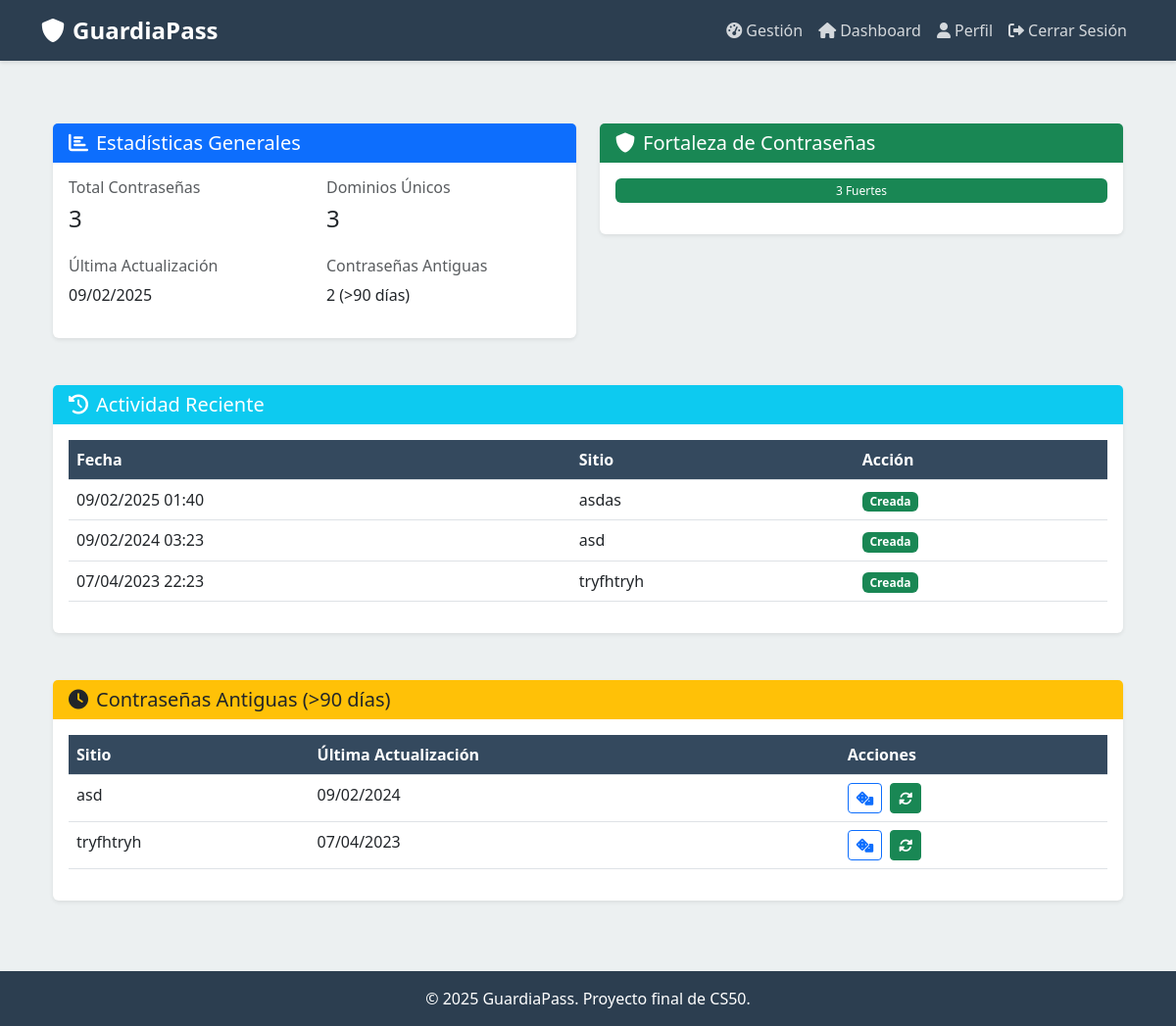
The app's page /profile (signed in), older data.
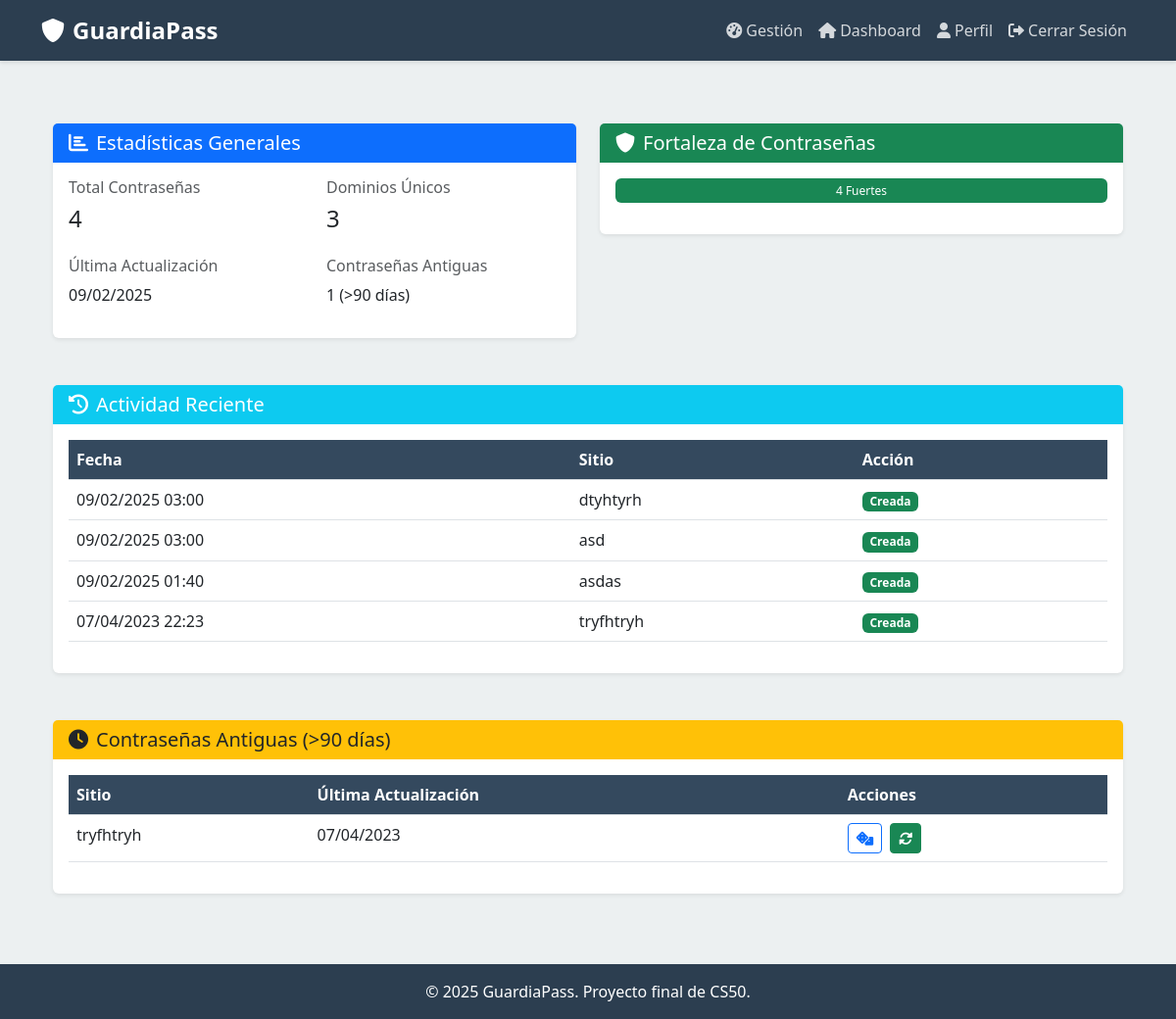
The same page, newer data.
### models/password.py (models this page shows, shortened)
class Password(db.Model):
    id = db.Column(db.Integer, primary_key=True)
    user_id = db.Column(db.Integer, db.ForeignKey('user.id'), nullable=False)
    name = db.Column(db.String(100), nullable=False)
    url = db.Column(db.String(200))
    username = db.Column(db.String(100), nullable=False)
    encrypted_password = db.Column(db.String(500), nullable=False)
    comments = db.Column(db.Text)
    created_at = db.Column(db.DateTime, default=datetime.utcnow)
    @staticmethod
    def get_all_for_user(user_id):
        return Password.query.filter_by(user_id=user_id).order_by(Password.created_at.desc()).all()
    def to_dict(self, include_password=False, master_key=None):
        data = {
            'id': self.id,
            'user_id': self.user_id,
            'name': self.name,
            'url': self.url,
            'username': self.username,
            'comments': self.comments,
            'created_at': self.created_at
        }
        if include_password and master_key:
            try:
                decryptor = PasswordEncryptor(master_key.encode())
                data['password'] = decryptor.decrypt(self.encrypted_password)
            except Exception:
                data['password'] = None
        return data

### routes/main.py (the view)
@main.route('/profile')
@login_required
def profile():
    passwords = Password.get_all_for_user(current_user.id)
    last_update = passwords[0].created_at if passwords else None
    unique_domains = len(set(urlparse(p.url).netloc for p in passwords if p.url))
    old_passwords = sum(1 for p in passwords if (datetime.utcnow() - p.created_at).days > 90)
    recent_activities = [
        {'date': p.created_at, 'site': p.name, 'action': 'Creada'}
        for p in sorted(passwords, key=lambda x: x.created_at, reverse=True)[:5]
    ]
    password_generator = PasswordGenerator()
    weak_count = medium_count = strong_count = 0
    for pwd in passwords:
        pwd_data = pwd.to_dict(include_password=True, master_key=session.get('master_key'))
        if not pwd_data.get('password'):
            continue
        is_valid, _ = password_generator.validate_password(pwd_data['password'])
        strength = len(pwd_data['password']) + sum(1 for c in pwd_data['password'] if c.isupper()) + \
                  sum(1 for c in pwd_data['password'] if c.isdigit()) + \
                  sum(1 for c in pwd_data['password'] if not c.isalnum())
        if strength < 10:
            weak_count += 1
        elif strength < 15:
            medium_count += 1
        else:
            strong_count += 1
    total = len(passwords)
    if total > 0:
        weak_percent = (weak_count / total) * 100
        medium_percent = (medium_count / total) * 100
        strong_percent = (strong_count / total) * 100
    else:
        weak_percent = medium_percent = strong_percent = 0
    return render_template('profile.html',
                         passwords=passwords,
                         last_update=last_update,
                         unique_domains=unique_domains,
                         old_passwords=old_passwords,
                         recent_activities=recent_activities,
                         weak_count=weak_count,
                         medium_count=medium_count,
                         strong_count=strong_count,
                         weak_percent=weak_percent,
                         medium_percent=medium_percent,
                         strong_percent=strong_percent)

### models/user.py (called while the page is built)
    @staticmethod
    def get(user_id):
        return User.query.get(int(user_id))

### routes/main.py (called while the page is built)
@main.context_processor
def utility_processor():
    return dict(
        now=lambda: datetime.now(timezone.utc),
        timezone=timezone
    )

### run.py (called while the page is built)
@login_manager.user_loader
def load_user(user_id):
    return User.get(user_id)

### utils/encryptor.py (called while the page is built)
    def decrypt(self, encrypted_password):
        return self.fernet.decrypt(encrypted_password.encode()).decode()

### utils/password_generator.py (called while the page is built)
    def validate_password(self, password):
        errors = []
        if len(password) < 12:
            errors.append("La contraseña debe tener al menos 12 caracteres")
        if len(password) > 60:
            errors.append("La contraseña no puede tener más de 60 caracteres")
        if not re.search(r'[A-Z]', password):
            errors.append("Debe contener al menos una mayúscula")
        if not re.search(r'[a-z]', password):
            errors.append("Debe contener al menos una minúscula")
        if not re.search(r'\d', password):
            errors.append("Debe contener al menos un número")
        if not re.search(r'[!@#$%^&*()_+\-=\[\]{}|;:,.<>?]', password):
            errors.append("Debe contener al menos un carácter especial")
        return len(errors) == 0, errors

### templates/profile.html (shortened to what this page needs)
{% extends "base.html" %}
{% block content %}
<div class="container py-4">
    <div class="row mb-4">
        <div class="col-md-6">
            <div class="card shadow-sm">
                <div class="card-header bg-primary text-white">
                    <h5 class="card-title mb-0">
                        <i class="fas fa-chart-bar me-2"></i>Estadísticas Generales
                    </h5>
                </div>
                <div class="card-body">
                    <div class="row">
                        <div class="col-6 mb-3">
                            <h6 class="text-muted">Total Contraseñas</h6>
                            <h4>{{ passwords|length }}</h4>
                        </div>
                        <div class="col-6 mb-3">
                            <h6 class="text-muted">Dominios Únicos</h6>
                            <h4>{{ unique_domains }}</h4>
                        </div>
                        <div class="col-6">
                            <h6 class="text-muted">Última Actualización</h6>
                            <p>{{ last_update.strftime('%d/%m/%Y') if last_update else 'Sin actualizaciones' }}</p>
                        </div>
                        <div class="col-6">
                            <h6 class="text-muted">Contraseñas Antiguas</h6>
                            <p>{{ old_passwords }} (>90 días)</p>
                        </div>
                    </div>
                </div>
            </div>
        </div>
        <div class="col-md-6">
            <div class="card shadow-sm">
                <div class="card-header bg-success text-white">
                    <h5 class="card-title mb-0">
                        <i class="fas fa-shield-alt me-2"></i>Fortaleza de Contraseñas
                    </h5>
                </div>
                <div class="card-body">
                    <div class="progress mb-3" style="height: 25px;">
                        <div class="progress-bar bg-success" role="progressbar"
                             style="width: {{ strong_percent }}%"
                             title="Fuertes: {{ strong_count }}">
                            {{ strong_count }} Fuertes
                        </div>
                    </div>
                </div>
            </div>
        </div>
    </div>
    <div class="row mb-4">
        <div class="col-12">
            <div class="card shadow-sm">
                <div class="card-header bg-info text-white">
                    <h5 class="card-title mb-0">
                        <i class="fas fa-history me-2"></i>Actividad Reciente
                    </h5>
                </div>
                <div class="card-body">
                    {% if recent_activities %}
                    <div class="table-responsive">
                        <table class="table table-hover">
                            <thead>
                                <tr>
                                    <th>Fecha</th>
                                    <th>Sitio</th>
                                    <th>Acción</th>
                                </tr>
                            </thead>
                            <tbody>
                                {% for activity in recent_activities %}
                                <tr>
                                    <td>{{ activity.date.strftime('%d/%m/%Y %H:%M') }}</td>
                                    <td>{{ activity.site }}</td>
                                    <td><span class="badge bg-success">{{ activity.action }}</span></td>
                                </tr>
                                {% endfor %}
                            </tbody>
                        </table>
                    </div>
                    {% else %}
                    <p class="text-muted mb-0">No hay actividad reciente</p>
                    {% endif %}
                </div>
            </div>
        </div>
    </div>
    <div class="row">
        <div class="col-12">
            <div class="card shadow-sm">
                <div class="card-header bg-warning text-dark">
                    <h5 class="card-title mb-0">
                        <i class="fas fa-clock me-2"></i>Contraseñas Antiguas (>90 días)
                    </h5>
                </div>
                <div class="card-body">
                    {% if old_passwords > 0 %}
                    <div class="table-responsive">
                        <table class="table table-hover">
                            <thead>
                                <tr>
                                    <th>Sitio</th>
                                    <th>Última Actualización</th>
                                    <th>Acciones</th>
                                </tr>
                            </thead>
                            <tbody>
                                {% for pwd in passwords %}
                                {% if (now() - pwd.created_at.replace(tzinfo=timezone.utc)).days > 90 %}
                                <tr>
                                    <td>{{ pwd.name }}</td>
                                    <td>{{ pwd.created_at.strftime('%d/%m/%Y') }}</td>
                                    <td>
                                        <button class="btn btn-sm btn-outline-primary me-1"
                                                onclick="generatePassword({{ pwd.id }})"
                                                title="Generar nueva contraseña">
                                            <i class="fas fa-dice"></i>
                                        </button>
                                        <button class="btn btn-sm btn-success"
                                                onclick="updatePassword({{ pwd.id }})"
                                                title="Actualizar contraseña">
                                            <i class="fas fa-sync-alt"></i>
                                        </button>
                                    </td>
                                </tr>
                                {% endif %}
                                {% endfor %}
                            </tbody>
                        </table>
                    </div>
                    {% else %}
                    <p class="text-muted mb-0">No hay contraseñas antiguas</p>
                    {% endif %}
                </div>
            </div>
        </div>
    </div>
</div>
{% endblock %}

### templates/base.html (shortened to what this page needs)
<!DOCTYPE html>
<html lang="es">
<head>
    <link href="https://cdn.jsdelivr.net/npm/bootstrap@5.3.0/dist/css/bootstrap.min.css" rel="stylesheet">
    <link href="https://cdnjs.cloudflare.com/ajax/libs/font-awesome/6.0.0/css/all.min.css" rel="stylesheet">
</head>
<body>
    <nav class="navbar navbar-expand-lg navbar-dark">
        <div class="container">
            <a class="navbar-brand" href="{{ url_for('main.index') }}">
                <i class="fas fa-shield-alt me-2"></i>GuardiaPass
            </a>
            <div class="collapse navbar-collapse" id="navbarNav">
                <ul class="navbar-nav ms-auto">
                    {% if session.get('_user_id') %}
                        <li class="nav-item">
                            <a class="nav-link" href="{{ url_for('main.manage') }}">
                                <i class="fas fa-tachometer-alt me-1"></i>Gestión
                            </a>
                        </li>
                        <li class="nav-item">
                            <a class="nav-link" href="{{ url_for('main.dashboard') }}">
                                <i class="fas fa-home me-1"></i>Dashboard
                            </a>
                        </li>
                        <li class="nav-item">
                            <a class="nav-link" href="{{ url_for('main.profile') }}">
                                <i class="fas fa-user me-1"></i>Perfil
                            </a>
                        </li>
                        <li class="nav-item">
                            <a class="nav-link" href="{{ url_for('auth.logout') }}">
                                <i class="fas fa-sign-out-alt me-1"></i>Cerrar Sesión
                            </a>
                        </li>
                    {% endif %}
                </ul>
            </div>
        </div>
    </nav>
    <main class="container py-4">
        {% block content %}{% endblock %}
    </main>
    <footer class="footer">
        <div class="container text-center">
            <p class="mb-0">&copy; 2025 GuardiaPass. Proyecto final de CS50.</p>
        </div>
    </footer>
</body>
</html>

### templates/base.html (style rules this page uses)
:root { --primary-color: #2c3e50; --secondary-color: #34495e; --accent-color: #3498db; --success-color: #27ae60; --warning-color: #f1c40f; --danger-color: #e74c3c; --light-bg: #ecf0f1; }
body { background-color: var(--light-bg); min-height: 100vh; display: flex; flex-direction: column; }
.navbar { background-color: var(--primary-color); box-shadow: 0 2px 4px rgba(0,0,0,0.1); }
.navbar-brand { color: white !important; font-weight: bold; font-size: 1.5rem; }
.nav-link { color: rgba(255,255,255,0.8) !important; transition: color 0.3s ease; }
.card { border: none; box-shadow: 0 4px 6px rgba(0,0,0,0.1); margin-bottom: 1.5rem; }
.card-header { background-color: var(--primary-color); color: white; border-bottom: none; }
.footer { background-color: var(--primary-color); color: white; padding: 1rem 0; margin-top: auto; }
.table { background-color: white; border-radius: 8px; }
.table th { background-color: var(--secondary-color); color: white; }

Row changes from the older to the newer data that the page shows:
no longer on one of the page's lists (row edited): Password: name "asd", created_at "09/02/2024"
added Password: created_at "09/02/2025", date "09/02/2025 03:00", site "dtyhtyrh", action "Creada", shown under "Actividad Reciente"
changed Password "asd": date "09/02/2024 03:23" → "09/02/2025 03:00"; moves up the list
Text that changed along with them:
{{ passwords|length }}: "3" → "4"
{{ old_passwords }}: "2" → "1"
{{ strong_count }}: "3" → "4"
